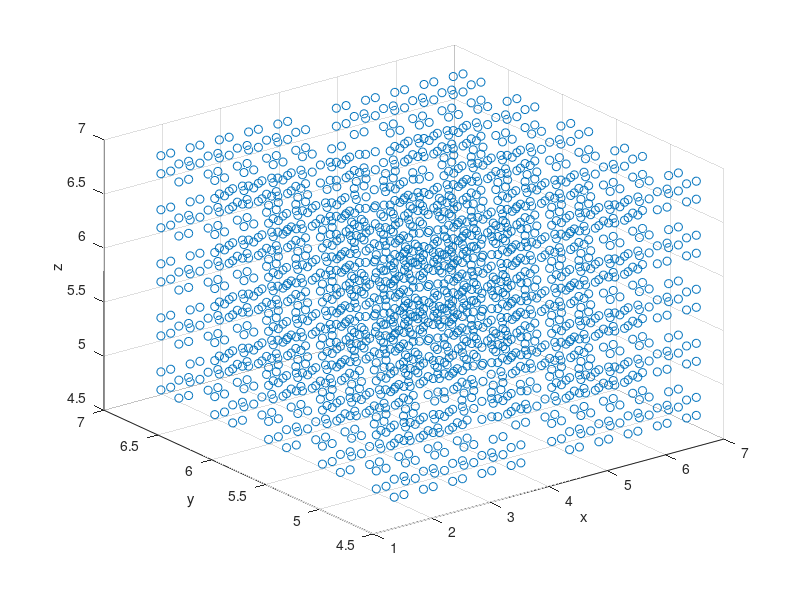

Reproduce this figure in MATLAB.
%% Code to 3D MPM
clc
clear
close all

%% Simulation parameters
t_final = 10.0;
del_t = 0.001;
L = 10;
grid_min = [0,0,0]; %x,y,z
grid_max = [L,L,L]; %x,y,z
grid_delta = L/20;
g = [0 0 -9.81];

%% Material properties
rho = 1000;
% Bulk modulus
K = 70e9;
% Poisson ratio
nu = 0.3;
% Shear modulus
G = 3*K*(1-2*nu)/(2*(1+nu));
points_per_dim = 2;

%% Make bodies
body(1).min = [5 5 5];
body(1).max = [7 7 7];

body(2).min = [2 5 5];
body(2).max = [4 7 7];

%% Generate Points
[dummy,num_bodies] = size(body);

num_points = 0;
point_delta = grid_delta / (points_per_dim+1);
for bdy_num = 1:num_bodies
    elem_min_idx = floor((body(bdy_num).min - grid_min)./grid_delta);
    elem_max_idx = ceil((body(bdy_num).max - grid_min)./grid_delta);
   
    num_points_prev = num_points;
    num_new_points = prod(elem_max_idx+1-elem_min_idx)*points_per_dim^3;
    num_points = num_points + num_new_points;
    
    q((num_points_prev+1):num_points,:) = zeros(num_new_points,3);
    
    coord_idx = num_points_prev+1;
    ctr = 0;
    for z_idx = elem_min_idx(3):elem_max_idx(3)
        for y_idx = elem_min_idx(2):elem_max_idx(2)
            for x_idx = elem_min_idx(1):elem_max_idx(1)
                base_coords = [x_idx-1 y_idx-1 z_idx-1]*grid_delta + grid_min;
                
                for z_inner_idx = 1:points_per_dim
                    for y_inner_idx = 1:points_per_dim
                        for x_inner_idx = 1:points_per_dim
                            q(coord_idx,:) = base_coords + point_delta*[x_inner_idx y_inner_idx z_inner_idx];
                            coord_idx = coord_idx+1;
                        end
                    end
                end
            end
        end
    end
end

scatter3(q(:,1),q(:,2),q(:,3))
xlabel('x')
ylabel('y')
zlabel('z')
